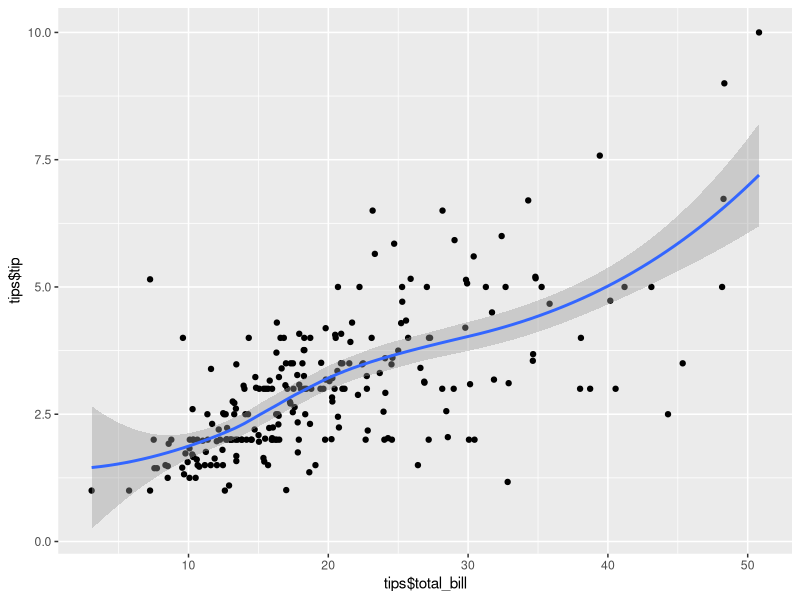
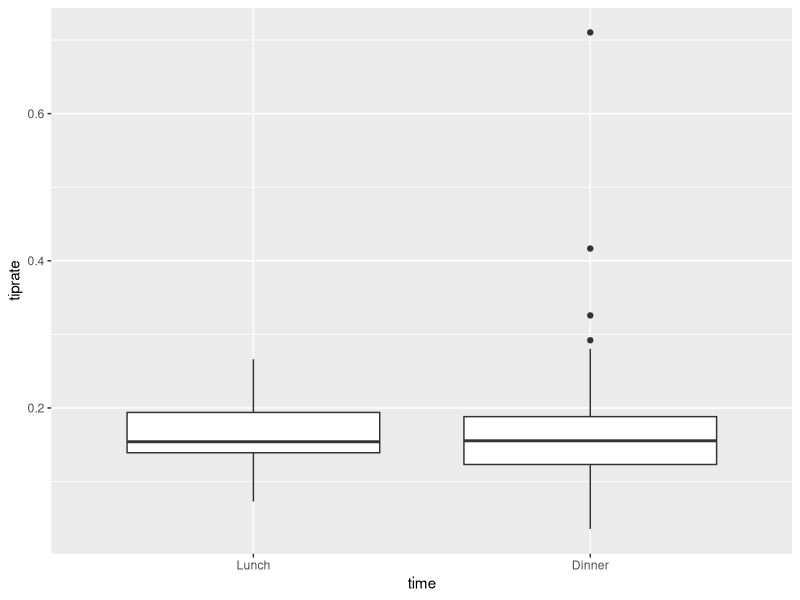
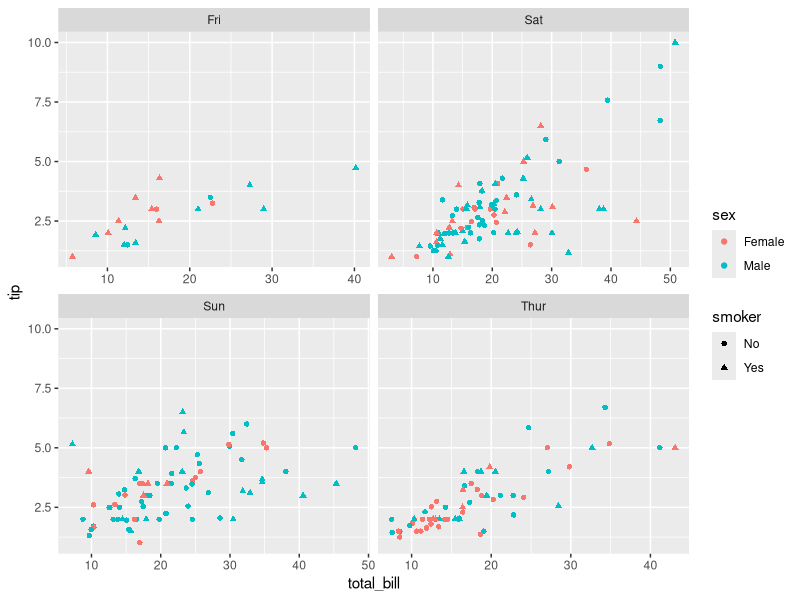
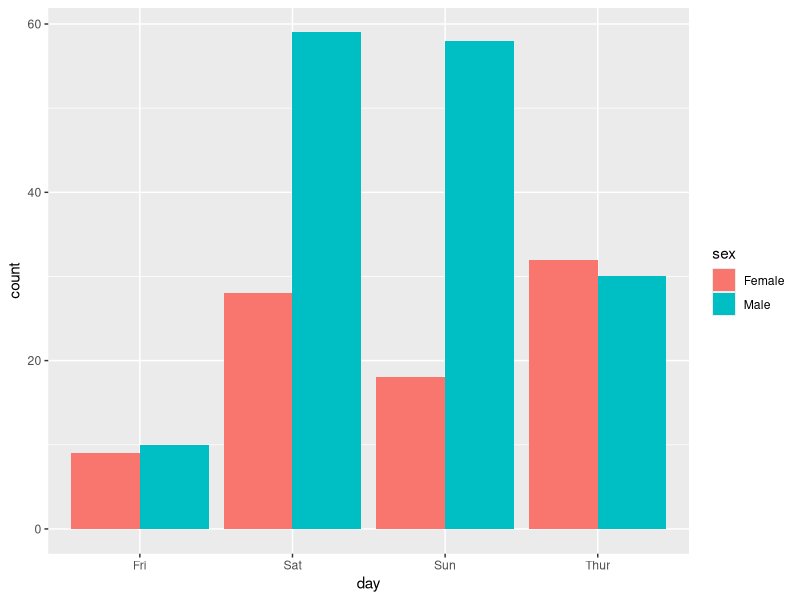

These charts were generated, in order, by the following R code:
## ---- chunk 1
data(tips, package="reshape2")
head(tips)

#Returns the number 
numParty <- nrow(tips)
#The number of parties
numParty

## ---- chunk 2
#Goes throught the indeces of the columns of the dataframe and returns the typeof them
sapply(tips, typeof)

## ---- chunk 3
#data(tips, package="reshape2")
day <- tips$day

class(tips$day)
day <- day[order(match(day,  c("Thur","Fri","Sat","Sun")))]
#head(day)
day
## ---- chunk 4
#Make a dataframe of the meals with a party greater than or equal to 5 people that was paid by a female
female5 <- tips[tips$sex == 'Female' & tips$size >= 5,]
#Prove that it's a dataframe
class(female5)
#Print the female5 dataframe
female5

## ---- chunk 5
library(ggplot2)
head(tips)
#Scatter plot showing the tips based on the total bill
ggplot(tips, aes(x= tips$total_bill, y=tips$tip))+
  geom_point()+ 
  geom_smooth()

## ---- chunk 6

tiprate <- tips
class(tiprate)

tips$tiprate <- tiprate$tip/tiprate$total_bill
mean(tips$tiprate)

## ---- chunk 7
ggplot(tips, aes(x=time, y=tiprate))+
  geom_boxplot()+
  #Allows, to specify labels, in which order, we want on the scale
  scale_x_discrete(limits=c("Lunch", "Dinner"))

## ---- chunk 8
#relationship between tip, total bill, female smoker, male smoker, female non smoker, male non smoker

ggplot(tips, aes(x=total_bill, y=tip,  color=sex, shape=smoker))+ geom_point()+ facet_wrap(~day, scales='free_x') 

## ---- chunk 9

ggplot(tips, aes(x=day, fill=sex)) + geom_bar(position="dodge")

